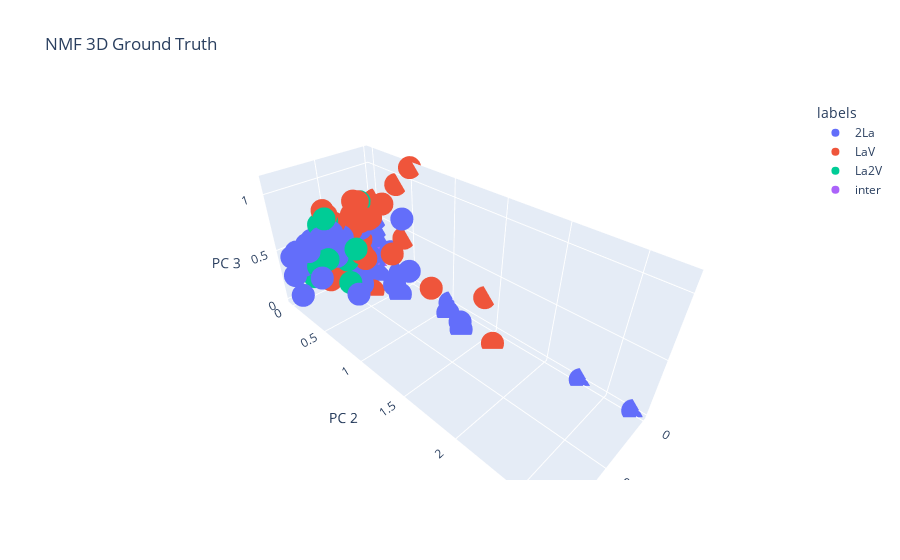

Notebook source saved alongside this figure:
### Code cell
fig = px.scatter_3d(
    W_df_kmeans, x='x1', y='x2', z='x3', color=W_df_kmeans['labels'],
    labels={'x1': 'PC 1', 'x2': 'PC 2', 'x3': 'PC 3'}, title='NMF 3D Ground Truth'
)
fig.show()
